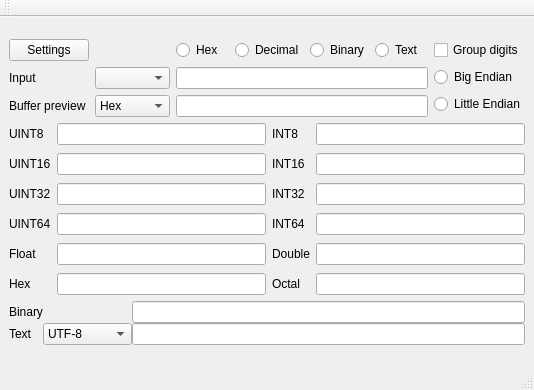
<?xml version="1.0" encoding="UTF-8"?>
<ui version="4.0">
 <class>MainWindow</class>
 <widget class="QMainWindow" name="MainWindow">
  <property name="geometry">
   <rect>
    <x>0</x>
    <y>0</y>
    <width>534</width>
    <height>390</height>
   </rect>
  </property>
  <property name="maximumSize">
   <size>
    <width>1920</width>
    <height>390</height>
   </size>
  </property>
  <property name="windowTitle">
   <string>Super Hex Table</string>
  </property>
  <widget class="QWidget" name="centralwidget">
   <layout class="QGridLayout" name="gridLayout">
    <item row="0" column="0">
     <layout class="QVBoxLayout" name="main_layout">
      <item>
       <layout class="QHBoxLayout" name="parent_input_layout">
        <item>
         <layout class="QGridLayout" name="input_layout">
          <item row="1" column="0">
           <widget class="QLabel" name="label_15">
            <property name="text">
             <string>Input</string>
            </property>
           </widget>
          </item>
          <item row="2" column="1">
           <widget class="QComboBox" name="buffer_preview_menu">
            <item>
             <property name="text">
              <string>Hex</string>
             </property>
            </item>
            <item>
             <property name="text">
              <string>Decimal</string>
             </property>
            </item>
           </widget>
          </item>
          <item row="1" column="1">
           <widget class="QComboBox" name="input_option_menu">
            <property name="minimumSize">
             <size>
              <width>75</width>
              <height>0</height>
             </size>
            </property>
           </widget>
          </item>
          <item row="2" column="0">
           <widget class="QLabel" name="label_16">
            <property name="text">
             <string>Buffer preview</string>
            </property>
           </widget>
          </item>
          <item row="2" column="2">
           <widget class="QLineEdit" name="buffer_preview"/>
          </item>
          <item row="1" column="2">
           <widget class="QLineEdit" name="input_box"/>
          </item>
          <item row="0" column="2">
           <layout class="QHBoxLayout" name="radio_buttons_layout">
            <item>
             <widget class="QRadioButton" name="hex_button">
              <property name="text">
               <string>Hex</string>
              </property>
              <attribute name="buttonGroup">
               <string notr="true">input_format_group</string>
              </attribute>
             </widget>
            </item>
            <item>
             <widget class="QRadioButton" name="dec_button">
              <property name="text">
               <string>Decimal</string>
              </property>
              <attribute name="buttonGroup">
               <string notr="true">input_format_group</string>
              </attribute>
             </widget>
            </item>
            <item>
             <widget class="QRadioButton" name="binary_button">
              <property name="text">
               <string>Binary</string>
              </property>
              <attribute name="buttonGroup">
               <string notr="true">input_format_group</string>
              </attribute>
             </widget>
            </item>
            <item>
             <widget class="QRadioButton" name="text_button">
              <property name="text">
               <string>Text</string>
              </property>
              <attribute name="buttonGroup">
               <string notr="true">input_format_group</string>
              </attribute>
             </widget>
            </item>
           </layout>
          </item>
          <item row="0" column="0">
           <widget class="QPushButton" name="settings_button">
            <property name="text">
             <string>Settings</string>
            </property>
           </widget>
          </item>
         </layout>
        </item>
        <item>
         <layout class="QVBoxLayout" name="BE_LE_layout">
          <item>
           <widget class="QCheckBox" name="group_digits">
            <property name="text">
             <string>Group digits</string>
            </property>
           </widget>
          </item>
          <item>
           <widget class="QRadioButton" name="BE_button">
            <property name="text">
             <string>Big Endian</string>
            </property>
            <attribute name="buttonGroup">
             <string notr="true">BE_LE_group</string>
            </attribute>
           </widget>
          </item>
          <item>
           <widget class="QRadioButton" name="LE_button">
            <property name="text">
             <string>Little Endian</string>
            </property>
            <attribute name="buttonGroup">
             <string notr="true">BE_LE_group</string>
            </attribute>
           </widget>
          </item>
         </layout>
        </item>
       </layout>
      </item>
      <item>
       <layout class="QGridLayout" name="table1_layout_parent">
        <property name="spacing">
         <number>3</number>
        </property>
        <item row="0" column="0">
         <layout class="QGridLayout" name="table1_layout">
          <property name="horizontalSpacing">
           <number>6</number>
          </property>
          <property name="verticalSpacing">
           <number>8</number>
          </property>
          <item row="0" column="2">
           <widget class="QLabel" name="label_4">
            <property name="text">
             <string>INT8</string>
            </property>
           </widget>
          </item>
          <item row="5" column="0">
           <widget class="QLabel" name="label_12">
            <property name="text">
             <string>Hex</string>
            </property>
           </widget>
          </item>
          <item row="4" column="1">
           <widget class="QLineEdit" name="float_2"/>
          </item>
          <item row="5" column="2">
           <widget class="QLabel" name="label_13">
            <property name="text">
             <string>Octal</string>
            </property>
           </widget>
          </item>
          <item row="2" column="3">
           <widget class="QLineEdit" name="int32"/>
          </item>
          <item row="3" column="3">
           <widget class="QLineEdit" name="int64"/>
          </item>
          <item row="1" column="0">
           <widget class="QLabel" name="label_2">
            <property name="text">
             <string>UINT16</string>
            </property>
           </widget>
          </item>
          <item row="4" column="0">
           <widget class="QLabel" name="label_11">
            <property name="text">
             <string>Float</string>
            </property>
           </widget>
          </item>
          <item row="3" column="2">
           <widget class="QLabel" name="label_8">
            <property name="text">
             <string>INT64</string>
            </property>
           </widget>
          </item>
          <item row="3" column="0">
           <widget class="QLabel" name="label_7">
            <property name="text">
             <string>UINT64</string>
            </property>
           </widget>
          </item>
          <item row="0" column="1">
           <widget class="QLineEdit" name="uint8"/>
          </item>
          <item row="3" column="1">
           <widget class="QLineEdit" name="uint64"/>
          </item>
          <item row="0" column="0">
           <widget class="QLabel" name="label_3">
            <property name="text">
             <string>UINT8</string>
            </property>
           </widget>
          </item>
          <item row="4" column="2">
           <widget class="QLabel" name="label_10">
            <property name="text">
             <string>Double</string>
            </property>
           </widget>
          </item>
          <item row="0" column="3">
           <widget class="QLineEdit" name="int8"/>
          </item>
          <item row="2" column="0">
           <widget class="QLabel" name="label">
            <property name="text">
             <string>UINT32</string>
            </property>
           </widget>
          </item>
          <item row="2" column="2">
           <widget class="QLabel" name="label_6">
            <property name="text">
             <string>INT32</string>
            </property>
           </widget>
          </item>
          <item row="5" column="1">
           <widget class="QLineEdit" name="hex"/>
          </item>
          <item row="5" column="3">
           <widget class="QLineEdit" name="octal"/>
          </item>
          <item row="2" column="1">
           <widget class="QLineEdit" name="uint32"/>
          </item>
          <item row="4" column="3">
           <widget class="QLineEdit" name="double_2">
            <property name="text">
             <string/>
            </property>
           </widget>
          </item>
          <item row="1" column="2">
           <widget class="QLabel" name="label_5">
            <property name="text">
             <string>INT16</string>
            </property>
           </widget>
          </item>
          <item row="1" column="3">
           <widget class="QLineEdit" name="int16"/>
          </item>
          <item row="1" column="1">
           <widget class="QLineEdit" name="uint16"/>
          </item>
         </layout>
        </item>
       </layout>
      </item>
      <item>
       <layout class="QVBoxLayout" name="verticalLayout_2" stretch="0">
        <property name="spacing">
         <number>0</number>
        </property>
        <property name="sizeConstraint">
         <enum>QLayout::SetMinAndMaxSize</enum>
        </property>
        <property name="topMargin">
         <number>0</number>
        </property>
        <item>
         <layout class="QGridLayout" name="gridLayout_3" rowstretch="0,0" columnstretch="0,0,0">
          <property name="sizeConstraint">
           <enum>QLayout::SetMinAndMaxSize</enum>
          </property>
          <property name="spacing">
           <number>0</number>
          </property>
          <item row="0" column="0">
           <widget class="QLabel" name="label_9">
            <property name="text">
             <string>Binary</string>
            </property>
           </widget>
          </item>
          <item row="1" column="0">
           <widget class="QLabel" name="label_14">
            <property name="text">
             <string>Text</string>
            </property>
           </widget>
          </item>
          <item row="1" column="2">
           <widget class="QLineEdit" name="Text"/>
          </item>
          <item row="0" column="2">
           <widget class="QLineEdit" name="binary"/>
          </item>
          <item row="1" column="1">
           <widget class="QComboBox" name="encoding_menu">
            <item>
             <property name="text">
              <string>UTF-8</string>
             </property>
            </item>
            <item>
             <property name="text">
              <string>UTF-16 LE</string>
             </property>
            </item>
           </widget>
          </item>
         </layout>
        </item>
       </layout>
      </item>
     </layout>
    </item>
   </layout>
  </widget>
  <widget class="QMenuBar" name="menubar">
   <property name="geometry">
    <rect>
     <x>0</x>
     <y>0</y>
     <width>534</width>
     <height>20</height>
    </rect>
   </property>
  </widget>
  <widget class="QStatusBar" name="statusbar"/>
  <widget class="QToolBar" name="toolBar">
   <property name="windowTitle">
    <string>toolBar</string>
   </property>
   <attribute name="toolBarArea">
    <enum>TopToolBarArea</enum>
   </attribute>
   <attribute name="toolBarBreak">
    <bool>false</bool>
   </attribute>
  </widget>
 </widget>
 <resources/>
 <connections/>
 <buttongroups>
  <buttongroup name="input_format_group"/>
  <buttongroup name="BE_LE_group"/>
 </buttongroups>
</ui>
